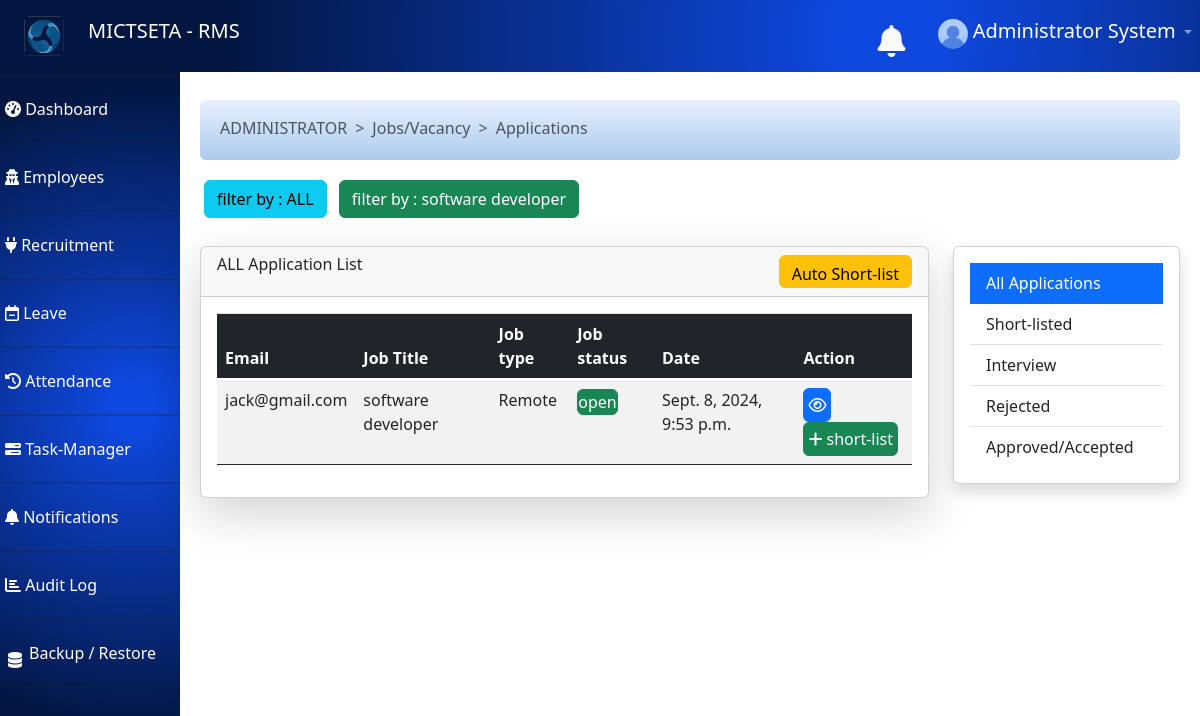
Page /dashboard/job_applications/ (signed in) on the earlier database version.
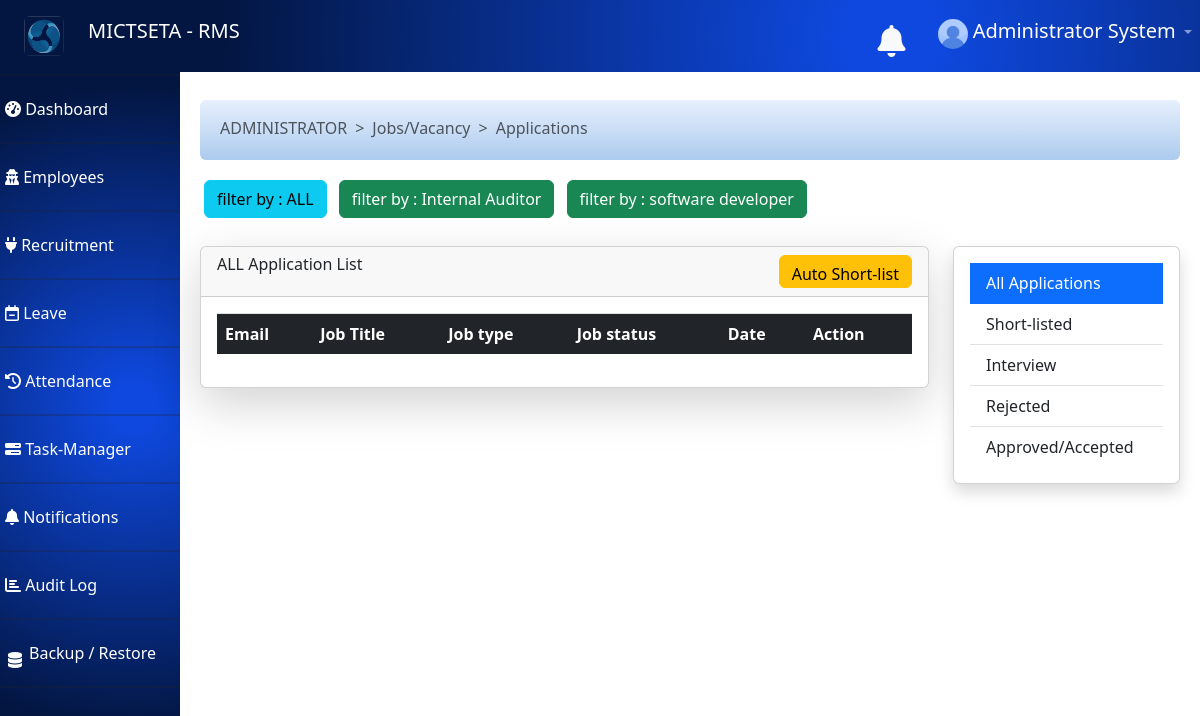
Same page on the later database version.
### jobs/models.py (models this page shows, shortened)
class JobPost(models.Model):
    user = models.ForeignKey(User, on_delete=models.CASCADE, related_name='jobs')
    assigned_to = models.ForeignKey(User, on_delete=models.CASCADE, default=1)
    title = models.CharField(max_length=225, unique=False, null=False)
    description = models.TextField(null=False)
    start_date = models.DateTimeField(auto_now_add=True)
    end_date = models.DateTimeField(null=False)
    location = models.CharField(max_length=225, unique=False, null=False)
    salary_range = models.CharField(max_length=100, null=True)  # Added field for salary range
    job_type = models.CharField(max_length=50, null=False, default='Full-time')  # Added field for job type
    industry = models.CharField(max_length=100, null=True)  # Added field for industry
    company_name = models.CharField(max_length=225, null=True)  # Added field for company name
    status = models.CharField(max_length=20, null=False, default="waiting")
    is_complete = models.BooleanField(null=False, default=False)
    is_approved = models.BooleanField(null=False, default=False)

class JobApplication(models.Model):
    user = models.ForeignKey(User, on_delete=models.CASCADE, related_name="applications")
    job = models.ForeignKey(JobPost, on_delete=models.CASCADE)
    date = models.DateTimeField(auto_now_add=True)
    status = models.CharField(max_length=100, null=False)

### jobs/custom_decorators.py (the view)
		def _wrapper(request, *args, **kwargs):
			applications = JobApplication.objects.all()
			interviews = Interview.objects.all()
			for application in applications:
				if application.job.status=="closed":
					application.status = 'rejected'
					application.save()
					cleened = [interview.delete() for interview in interviews if interview.application == application]
			return view_func(request,*args,**kwargs)

### dashboard/views.py (called while the page is built)
@change_application_status
@csrf_protect
def job_applications(request):
	if request.user.is_authenticated:
		applications = JobApplication.objects.all()
		applied_jobs = JobPost.objects.filter(jobapplication__isnull=False).values('title','status','id').distinct()
		interview = Interview.objects.all()
		return render(request, 'job_applications.html', {'applications':applications,'interviews':interview, 'applied_jobs':applied_jobs})
	else:
		return redirect('render_auth_page')

### dashboard/templates/job_applications.html (shortened to what the changed rows need)
{% extends 'dashboard_base.html' %}
{% block content %}
<div class="  mt-3 ">
       <a href="{% url 'dashboard.job_applications' %}" class="btn btn-info m-1">filter by : ALL
       </a>
    {% for applied_job in applied_jobs %}
      {% if applied_job.status == "closed" %}
        <a href="{% url 'filter_job_application' applied_job.id %}" class="btn btn-danger m-1">filter by : {{applied_job.title}}</a>
      {% else %}
        <a href="{% url 'filter_job_application' applied_job.id %}" class="btn btn-success m-1">filter by : {{applied_job.title}}
       </a>
      {% endif %}
    {% endfor %}
</div>
       <div class="row justify-content-center">
         <div class="col-9 mt-2">
          <div id="applications" style="display:block;">
            <div class="card shadow-lg mt-3 rounded">
                <div class="card-body" style="overflow-x: scroll;">
                    <table id="application" class="table table-striped table-hover" style="width:100%">
                          <thead>
                              <tr>
                                  <th class="bg-dark text-white">Email </th>
                                  <th class="bg-dark text-white">Job Title</th>
                                  <th class="bg-dark text-white">Job type</th>
                                  <th class="bg-dark text-white">Job status</th>
                                  <th class="bg-dark text-white">Date</th>
                                  <th class="bg-dark text-white">Action</th>
                              </tr>
                          </thead>
                          <tbody>
                          {% for application in applications %}
                          {% if application.status == "pending" %}
                           <tr class="text-dark">
                              <td>{{application.user.email}}</td>
                              <td>{{application.job.title}}</td>
                              <td>{{application.job.job_type}}</td>
                              {% if application.job.status == 'closed' %}
                              <td><button class="btn btn-danger p-0">{{application.job.status}}</button></td>
                              {% else %}
                              <td><button class="btn btn-success p-0">{{application.job.status}}</button></td>
                              {% endif %}
                              <td>{{application.date}}</td>
                              <td> <a href="{% url 'dashboard.jobsekeer_details' application.user.profile.uuid %}" class="btn btn-primary p-1" data-bs-placement="top" title="view profile">
                                <i class="fa fa-eye"> </i></a>
                               <a onclick="move_to_shortlist({{application.id}})" class="btn btn-success p-1" data-bs-placement="top" title="Move to short list"><i class="fa fa-plus"> </i> short-list</a></td>
                          </tr>
                          {% endif%}
                              {% endfor %}
                          </tbody>
                        </table>
                </div>
            </div>
           </div>
        </div>
       </div>
{% endblock %}

Differences in the rows shown:
no longer on this page (row edited): JobApplication: user.email "jack@gmail.com", job "software developer", job.job_type "Remote", job.status "open", date "Sept. 8, 2024, 9:53 p.m."
now on this page (row edited): JobPost: title "Internal Auditor"
